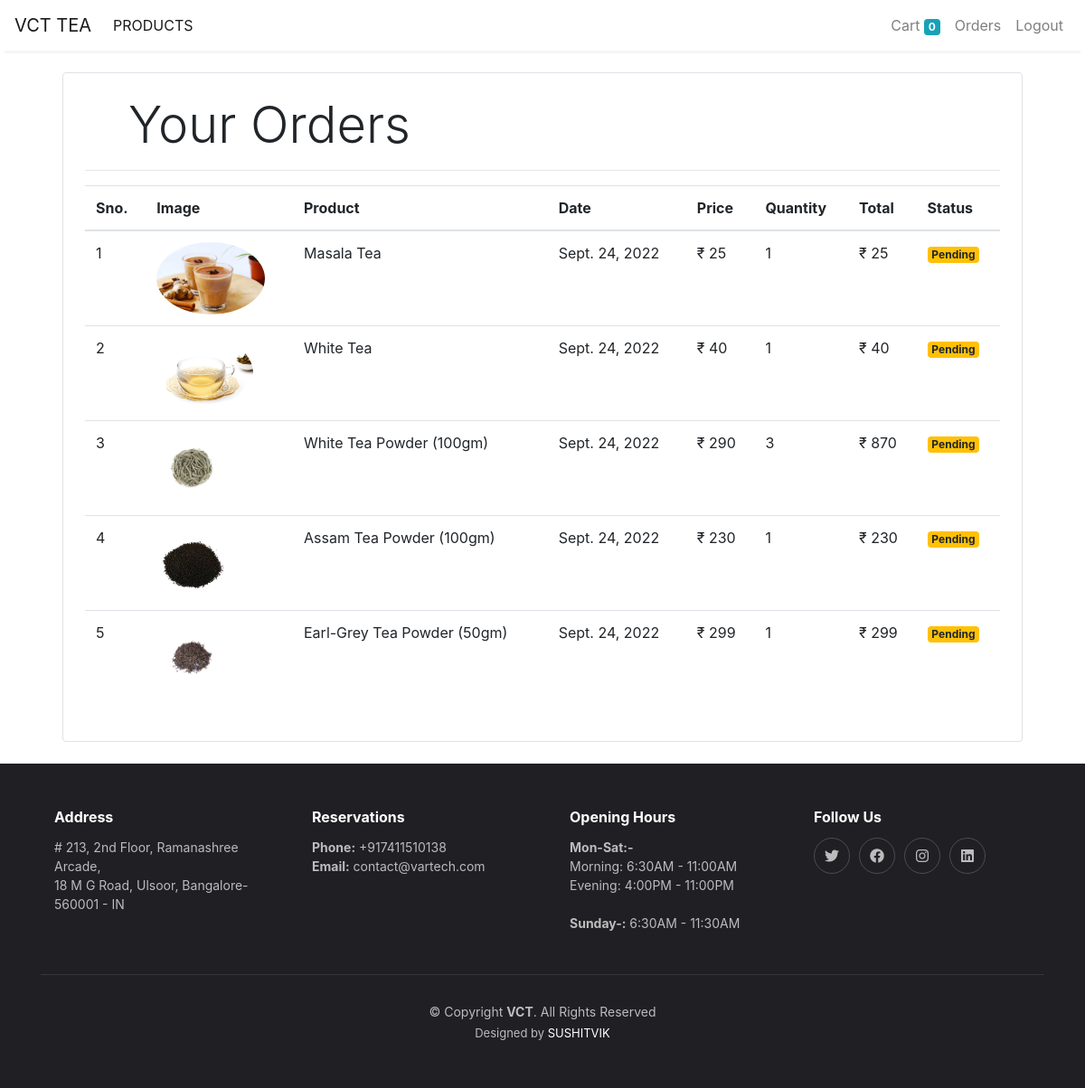
Screenshot of /orders (signed in) with the database file from the repository.
### store/models/orders.py (models this page shows, shortened)
class Order(models.Model):
    product = models.ForeignKey(Product,
                                on_delete=models.CASCADE)
    customer = models.ForeignKey(Customer,
                                 on_delete=models.CASCADE)
    quantity = models.IntegerField(default=1)
    price = models.IntegerField()
    address = models.CharField(max_length=50, default='', blank=True)
    phone = models.CharField(max_length=50, default='', blank=True)
    date = models.DateField(default=datetime.datetime.today)
    status = models.BooleanField(default=False)
    @staticmethod
    def get_orders_by_customer(customer_id):
        return Order.objects.filter(customer=customer_id).order_by('-date')

### store/models/product.py (models this page shows, shortened)
class Product(models.Model):
    name = models.CharField(max_length=50)
    price = models.IntegerField(default=0)
    category = models.ForeignKey(Category, on_delete=models.CASCADE, default=1)
    description = models.CharField(max_length=200, default='' , null=True , blank=True)
    image = models.ImageField(upload_to='uploads/products/')

### store/middlewares/auth.py (the view)
    def middleware(request):
        print(request.session.get('customer'))
        returnUrl = request.META['PATH_INFO']
        print(request.META['PATH_INFO'])
        if not request.session.get('customer'):
           return redirect(f'login?return_url={returnUrl}')
        response = get_response(request)
        return response

### store/templatetags/custom_filter.py (called while the page is built)
@register.filter(name='currency')
def currency(number):
    return "₹ "+str(number)

@register.filter(name='multiply')
def multiply(number , number1):
    return number * number1

### store/views/orders.py (called while the page is built)
    def get(self , request ):
        customer = request.session.get('customer')
        orders = Order.get_orders_by_customer(customer)
        print(orders)
        return render(request , 'orders.html'  , {'orders' : orders})

### store/templates/orders.html
{% extends 'base.html' %}
{% block content %}
{% load cart %}
{% load custom_filter %}
<div class="container">
   <div class="border rounded p-4 m-4">
        <p class="display-4 pl-4 ml-4">Your Orders</p>
        <hr>
        <table class="table">
            <thead>
                <tr>
                    <th>Sno.</th>
                    <th>Image</th>
                    <th>Product</th>
                    <th>Date</th>
                    <th>Price</th>
                    <th>Quantity</th>
                    <th>Total</th>
                    <th>Status</th>
                </tr>
            </thead>
            <tbody>
                {% for order in orders %}
                <tr>
                    <td>{{forloop.counter}}</td>
                    <td><img style="height: 80px;" class="rounded-circle" src="{{order.product.image.url}}" alt=""></td>
                    <td>{{order.product.name}}</td>
                    <td>{{order.date}}</td>
                    <td>{{order.price|currency}}</td>
                    <td>{{order.quantity}}</td>
                    <td>{{order.quantity|multiply:order.price|currency}}</td>
                    {% if order.status %}
                    <td><small class="badge badge-success">Completed</small></td>
                    {%else%}
                    <td><small class="badge badge-warning">Pending</small></td>
                    {% endif %}
                </tr>
                {% endfor %}
            </tbody>
        </table>
   </div>
</div>
{% endblock %}

### store/templates/base.html (shortened to what this page needs)
<!doctype html>
<html lang="en">
<head>
  <link rel="stylesheet" href="https://maxcdn.bootstrapcdn.com/bootstrap/4.0.0/css/bootstrap.min.css"
>
    <link rel="stylesheet" href="https://cdnjs.cloudflare.com/ajax/libs/font-awesome/6.2.0/css/all.min.css" />
</head>
<body>
  <nav class="one-edge-shadow
  sticky-top navbar
  navbar-expand-lg
   navbar-light bg-white">
    <a class="navbar-brand" href="/">VCT TEA</a>
    <div class="collapse navbar-collapse" id="navbarSupportedContent">
      <ul class="navbar-nav mr-auto">
        <li class="nav-item active">
          <a class="nav-link" href="/store">PRODUCTS <span class="sr-only">(current)</span></a>
        </li>
      </ul>
      <ul class=" navbar-nav my-2 my-lg-0">
        <li class="nav-item ">
          <a class="nav-link" href="/cart">Cart
            <span class="badge badge-info">{{request.session.cart.keys|length}}</span>
            <span class="sr-only">(current)</span></a>
        </li>
        {% if request.session.customer %}
        <li class="nav-item ">
          <a class="nav-link" href="/orders">Orders<span class="sr-only">(current)</span></a>
        </li>
        <li class="nav-item ">
          <a class="nav-link" href="/logout">Logout<span class="sr-only">(current)</span></a>
        </li>
        {% endif %}
      </ul>
    </div>
  </nav>
    {% block content %}{% endblock %}
    <footer id="footer" class="footer">
      <div class="container">
        <div class="row gy-3">
          <div class="col-lg-3 col-md-6 d-flex">
            <div>
              <h4>Address</h4>
              <p>
                # 213, 2nd Floor, Ramanashree Arcade, <br>
                18 M G Road, Ulsoor, Bangalore-560001 - IN<br>
              </p>
            </div>
          </div>
          <div class="col-lg-3 col-md-6 footer-links d-flex">
            <div>
              <h4>Reservations</h4>
              <p>
                <strong>Phone:</strong> +917411510138<br>
                <strong>Email:</strong> contact@vartech.com<br>
              </p>
            </div>
          </div>
          <div class="col-lg-3 col-md-6 footer-links d-flex">
            <div>
              <h4>Opening Hours</h4>
              <p>
                <strong>Mon-Sat:-</strong> <br> Morning:
                6:30AM - 11:00AM<br>Evening:
                4:00PM - 11:00PM<br><br>
              <strong>Sunday-:</strong> 6:30AM - 11:30AM<br>
              </p>
            </div>
          </div>
          <div class="col-lg-3 col-md-6 footer-links">
            <h4>Follow Us</h4>
            <div class="social-links d-flex">
              <a href="https://www.varconstech.com/" class="twitter"><i class="fa-brands fa-twitter"></i></a>
              <a href="https://www.varconstech.com/" class="facebook"><i class="fa-brands fa-facebook"></i></a>
              <a href="https://www.varconstech.com/" class="instagram"><i class="fa-brands fa-instagram"></i></a>
              <a href="https://www.varconstech.com/" class="linkedin"><i class="fa-brands fa-linkedin"></i></a>
            </div>
          </div>
        </div>
      </div>
      <div class="container">
        <div class="copyright">
          &copy; Copyright <strong><span>VCT</span></strong>. All Rights Reserved
        </div>
        <div class="credits">
          Designed by <a href="/">SUSHITVIK</a>
        </div>
      </div>
    </footer>
</body>
</html>

### store/templates/base.html (style rules this page uses)
nav { background-color: white; }
.one-edge-shadow { box-shadow: 0 8px 2px -5px rgb(246, 245, 245); }
.footer { font-size: 14px; background-color: #1f1f24; padding: 50px 0; color: rgba(255, 255, 255, 0.7); }
.footer h4 { font-size: 16px; font-weight: bold; position: relative; padding-bottom: 5px; color: #fff; }
.footer .footer-links { margin-bottom: 30px; }
.footer .social-links a { display: flex; align-items: center; justify-content: center; width: 40px; height: 40px; border-radius: 50%; border: 1px solid rgba(255, 255, 255, 0.2); font-size: 16px; color: rgba(255, 255, 255, 0.7); margin-right: 10px; transition: 0.3s; }
.footer .copyright { text-align: center; padding-top: 30px; border-top: 1px solid rgba(255, 255, 255, 0.1); }
.footer .credits { padding-top: 4px; text-align: center; font-size: 13px; }
.footer .credits a { color: #fff; }

### rows the page displays
Order: product.image (picture), product.name "Masala Tea", date "Sept. 24, 2022", price "₹ 25", quantity "1", quantity|multiply "₹ 25", status "Pending"
Order: product.image (picture), product.name "White Tea", date "Sept. 24, 2022", price "₹ 40", quantity "1", quantity|multiply "₹ 40", status "Pending"
Order: product.image (picture), product.name "White Tea Powder (100gm)", date "Sept. 24, 2022", price "₹ 290", quantity "3", quantity|multiply "₹ 870", status "Pending"
Order: product.image (picture), product.name "Assam Tea Powder (100gm)", date "Sept. 24, 2022", price "₹ 230", quantity "1", quantity|multiply "₹ 230", status "Pending"
Order: product.image (picture), product.name "Earl-Grey Tea Powder (50gm)", date "Sept. 24, 2022", price "₹ 299", quantity "1", quantity|multiply "₹ 299", status "Pending"

### other values shown
{{ request.session.cart.keys|length }} "0"
